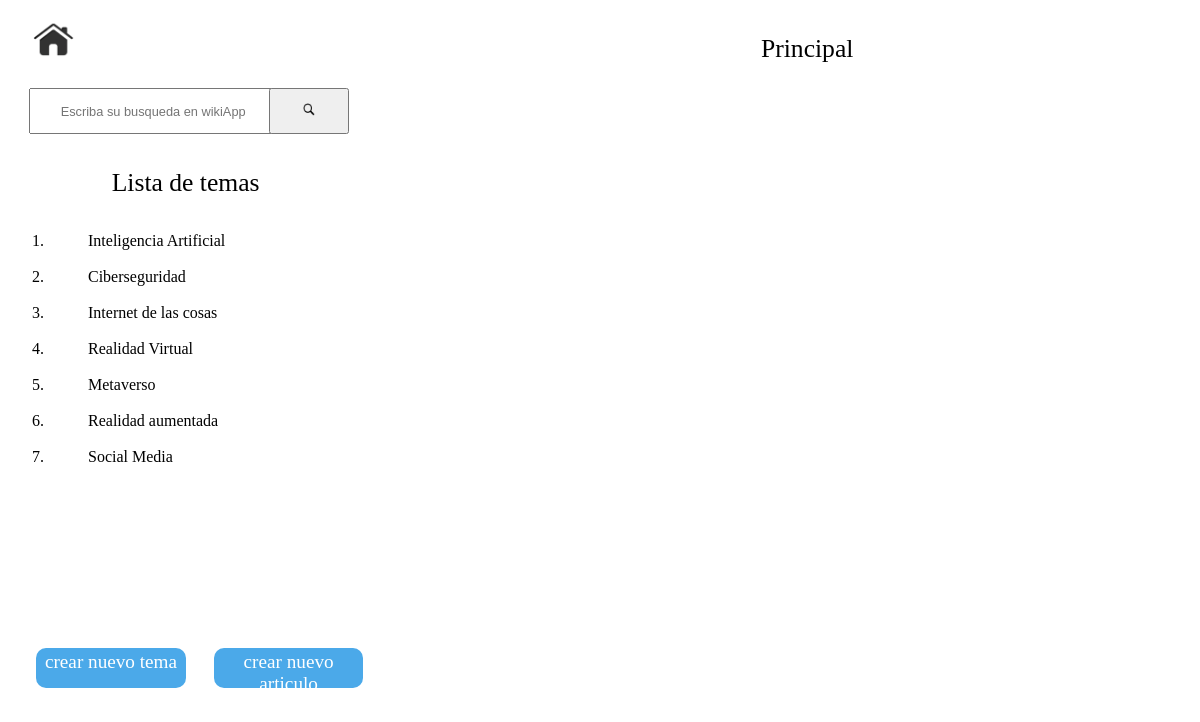
The page / on the database its author committed.
### wikiApp/models.py (models this page shows)
class temaWiki(models.Model):
    nombre_tema = models.CharField(max_length=128, null=True, blank=True)
    descripcion_tema = models.CharField(max_length=512, null=True, blank=True)

### wikiApp/views.py (the view)
# urls.py: path('',views.principal,name="principal"),
def principal(request):
    temas = temaWiki.objects.all()
    return render(request,'principal.html',{
        'temas':temas
    })

### wikiApp/templates/principal.html (shortened to what this page needs)
{% extends "layout.html" %}
{% block encabezado%}
	Principal
{%endblock%}

### wikiApp/templates/layout.html (shortened to what this page needs)
{% load static %}
<!DOCTYPE html>
<html>
<head>
	<link rel="stylesheet" href="{% static 'wiki_estilos_customizados.css' %}">
</head>
<body>
	<div class="wiki_contendor_principal">
		<div class="panel_izquierdo">
			<div class="home">
				<a class="link_home" href="{% url 'wikiApp:principal' %}">
					<img class="imagen_home" src="{% static 'home.png' %}">
				</a>
			</div>
			<div class="bloque_busqueda">
				<div class="barra_busqueda_contenedor">
					<form class="barra_busqueda" method="post" action="{% url 'wikiApp:busqueda' %}">
						<div class="barra_busqueda_texto">
							<input class="busqueda_texto_estilos" type="text" id="buscador" name="buscador" placeholder="Escriba su busqueda en wikiApp">
						</div>
						<div class="barra_busqueda_icono">
							<button class="boton_busqueda">
								<img class="imagen_busqueda" src="{% static 'buscador.png' %}">
							</button>
						</div>
					</form>
				</div>
			</div>
			<div class="listado_temas">
				<div class="bloque_titulo_tema">
					<span class="listado_temas_titulo">Lista de temas</span>
				</div>
				<ol>
					{% for tema in temas %}
					<br>
					<li>
						<ul style="list-style: none;">
							<li><a href="{% url 'wikiApp:articulos_x_tema' tema.id %}" style="text-decoration: none;color: black;">{{ tema.nombre_tema }}</a></li>
						</ul>
					</li>
					{% endfor %}
				</ol>
			</div>
			<div class="botones">
				<a class="boton_estilo" href="{% url 'wikiApp:nuevo_tema' %}">
					<span class="boton_texto">crear nuevo tema</span>
				</a>
				<a class="boton_estilo" href="{% url 'wikiApp:nuevo_articulo' %}">
					<span class="boton_texto">crear nuevo articulo</span>
				</a>
			</div>
		</div>
		<div class="panel_derecho">
			<div class="titulo_seccion">
				<p class="titulo_seccion_estilo">{% block encabezado %}{% endblock %}</p>
			</div>
		</div>
	</div>
</body>
</html>

### wikiApp/static/wiki_estilos_customizados.css (style rules this page uses)
body { height: 100vh; }
.wiki_contendor_principal { display: flex; flex-direction: row; align-items: center; width: 100%; height:100vh; }
.panel_izquierdo { width:30%; height: 100vh; }
.home { position: absolute; margin-left: 1.5rem; margin-top: 0.5rem; width: 20%; }
.imagen_home { width: 18%; }
.panel_derecho { width:65%; height: 100vh; display: flex; flex-direction: column; align-items: center; margin-left: 5%; }
.titulo_seccion_estilo { font-size: 1.6rem !important; }
.bloque_busqueda { height: 20%; }
.listado_temas { height: 60%; }
.bloque_titulo_tema { position: relative; width: 100%; text-align: center; }
.listado_temas_titulo { font-size: 1.6rem !important; }
.botones { height: 20%; display: flex; flex-direction: row; justify-content: space-between; }
.boton_estilo { width: 42%; margin-left: 8%; background-color: #4ba9e9; border-color: #4ba9e9; height: 5vh; text-align: center; border-radius: 10px; }
.boton_texto { position: relative; font-size: 1.2rem; top:0.2rem; color: #FFFFFF; }
a { text-decoration: none; }
.barra_busqueda { position: relative; width: 90%; height: 8vh; display: flex; flex-direction: row; top: 5rem; margin-bottom: 2rem; margin-left:6%; }
.barra_busqueda_texto { width: 75%; height: 5vh; }
.busqueda_texto_estilos { width: 100%; height: 100%; }
.barra_busqueda_icono { width: 25%; height: 5.8vh; }
.boton_busqueda { height: 100%; }
.imagen_busqueda { width: 20%; }
.busqueda_texto_estilos ::placeholder { text-align: center; }
::placeholder { font-size: 0.8rem; text-align: center; }

### rows shown on the page
temaWiki: nombre_tema "Inteligencia Artificial"
temaWiki: nombre_tema "Ciberseguridad"
temaWiki: nombre_tema "Internet de las cosas"
temaWiki: nombre_tema "Realidad Virtual"
temaWiki: nombre_tema "Metaverso"
temaWiki: nombre_tema "Realidad aumentada"
temaWiki: nombre_tema "Social Media"
